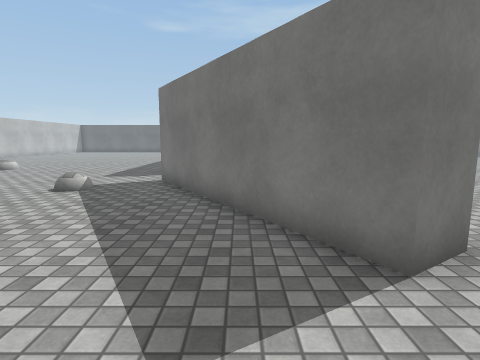
view 1 (above)

19 first-person views from a walk through a 3-D level made in the Unity game engine. The camera is 1.4 m above the floor, tilts 8° down and sees 80° across. The floor is counted in squares, 1 m on a side. Each view is taken from the middle of a square. On the plan, view 1 faces up. The plan holds only what a view shows up to about 14 squares ahead; the rest is blank. The place goes on beyond the plan. The player is left out. Surface patterns are stand-ins for the level's own textures.

view 2
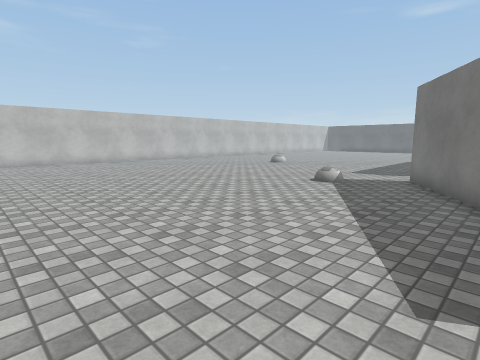

view 3
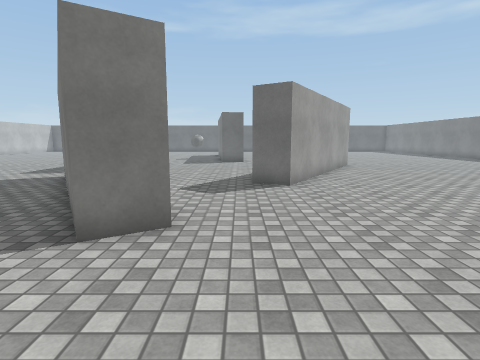

view 4
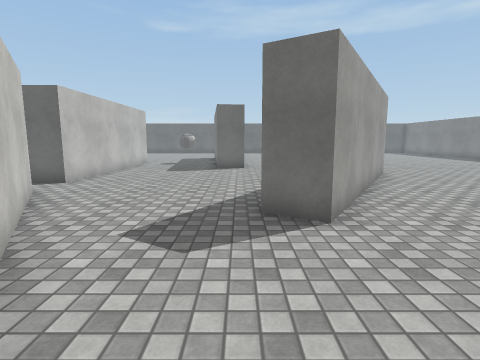

view 5
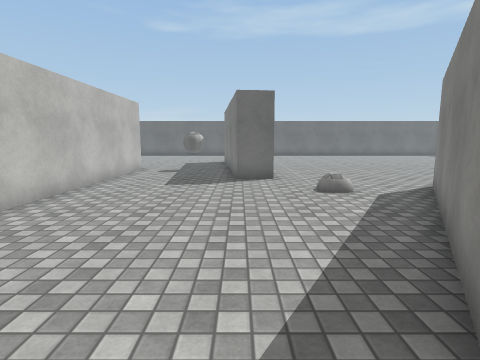

view 6
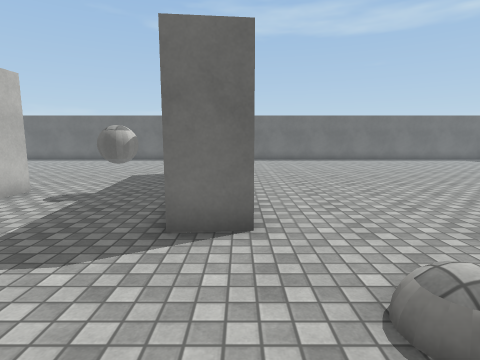

view 7
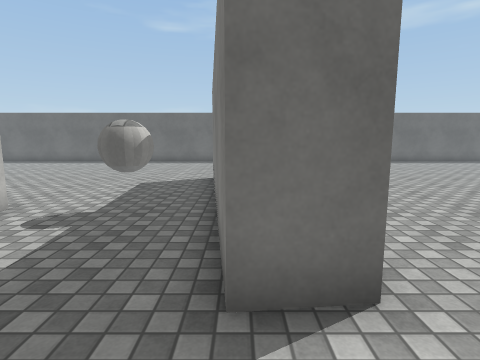

view 8
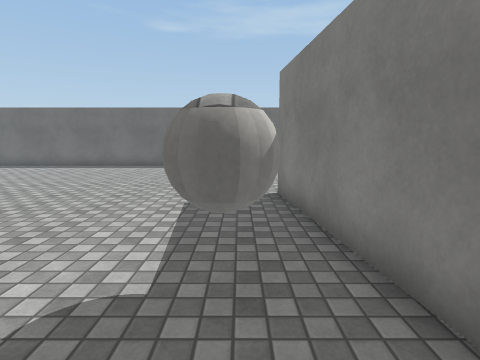

view 9
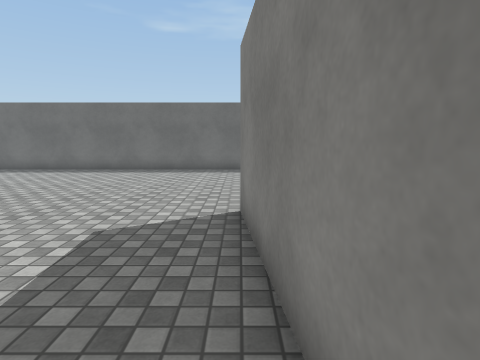

view 10
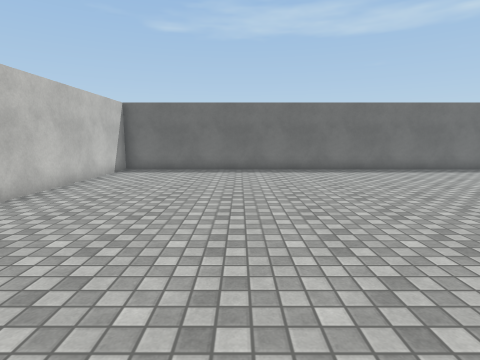

view 11
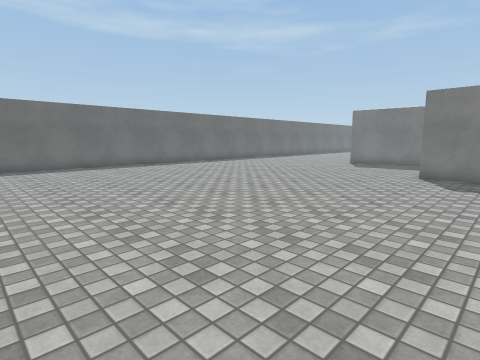

view 12
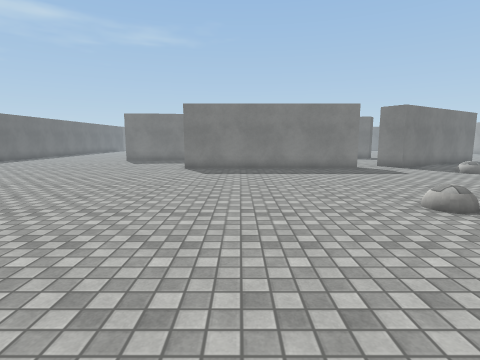

view 13
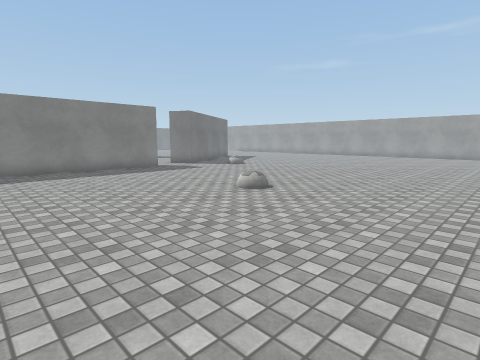

view 14
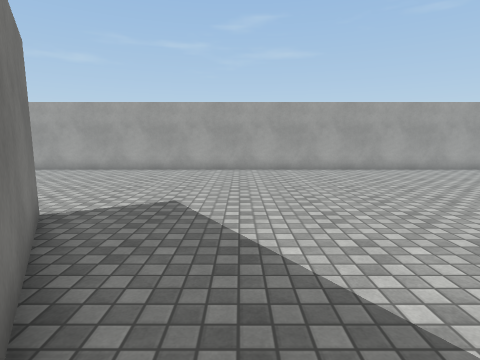

view 15
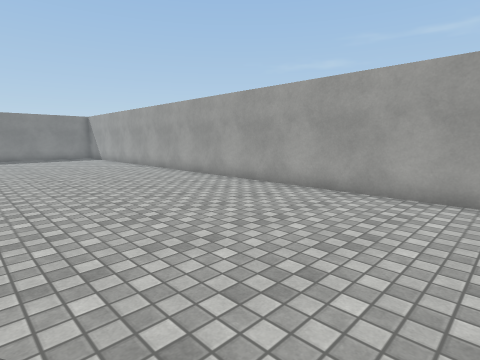

view 16
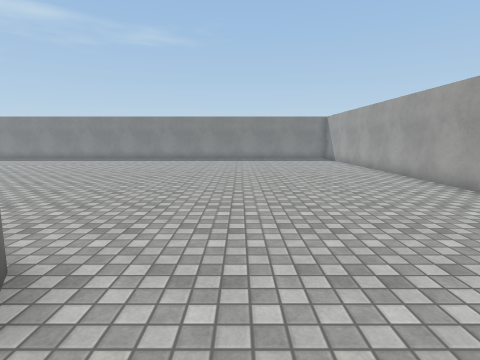

view 17
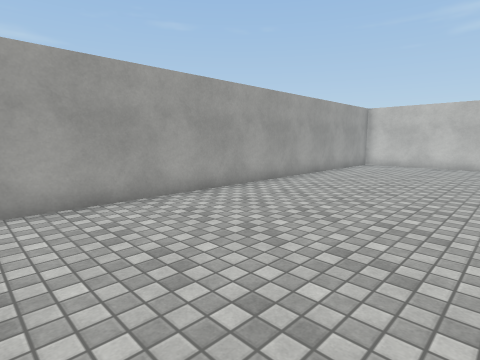

view 18
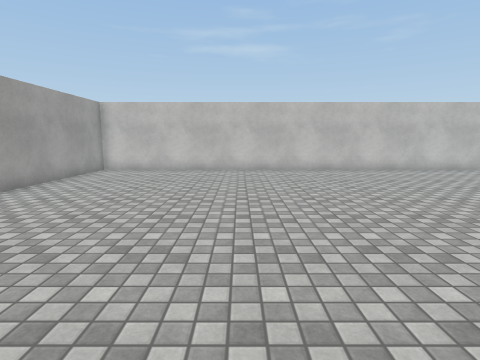

view 19
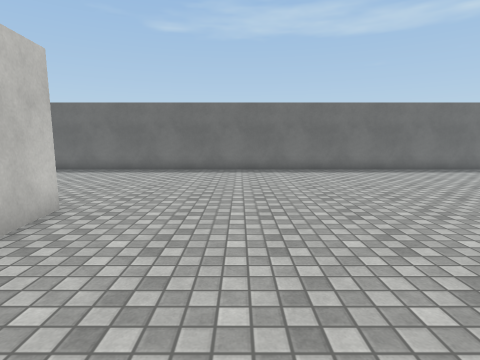

### Floor plan
Points are (right, up) in squares from view 1. A wall is a line through its corners. A room is listed if a view was taken in it or the views show most of it. See-through windows are left out.
Room 1 (views 1, 2, 3, 4, 5, 6, 7, 8, 9, 10, 11, 12, 13, 14, 15, 16, 17, 18, 19)
walls: (-1.6, 10.7) (1.2, 6.2); (4.3, 17.3) (2.9, 17.2) (2, 25.6); (-1.7, 20.8) (-1.7, 12.3) (-3.1, 12.3) (-3.1, 20.8); (4.7, 8.8) (8.9, 15.6); (10, 14.8) (5.5, 7.7) (4.3, 8.5); (3, 3.5) (1.8, 2.8) (-2.8, 10); (3.3, 25.7) (3.5, 24.1); (-18.4, 12.2) (-18.4, -5.4) (14.1, -5.4); (14.5, 33.5) (-18.4, 33.5) (-18.4, 26.4)
objects: other object (0, 20) to (1, 21)

Where each view was taken, in squares from view 1:
view 1: 0 up, 0 right, facing up
view 2: 1 down, 0 right, facing up-left
view 3: 1 down, 4 right, facing up
view 4: 3 up, 4 right, facing up
view 5: 7 up, 3 right, facing up
view 6: 13 up, 4 right, facing up
view 7: 15 up, 3 right, facing up
view 8: 18 up, 1 right, facing up
view 9: 20 up, 2 right, facing up
view 10: 20 up, 13 left, facing up
view 11: 18 up, 15 left, facing up-right
view 12: 18 up, 17 left, facing right
view 13: 20 up, 17 left, facing down-right
view 14: 8 up, 2 left, facing down
view 15: 2 up, 2 left, facing down-right
view 16: 1 up, 0 right, facing right
view 17: 1 up, 2 left, facing down-left
view 18: 1 up, 5 left, facing left
view 19: 20 up, 7 right, facing up
